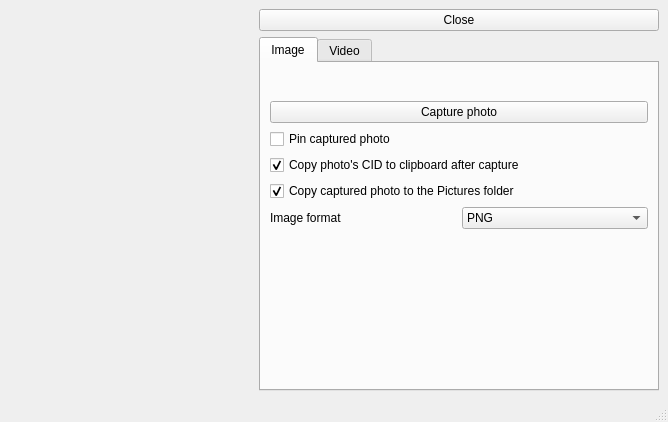
<?xml version="1.0" encoding="UTF-8"?>
<ui version="4.0">
 <class>CameraView</class>
 <widget class="QMainWindow" name="CameraView">
  <property name="geometry">
   <rect>
    <x>0</x>
    <y>0</y>
    <width>668</width>
    <height>422</height>
   </rect>
  </property>
  <property name="windowTitle">
   <string>Camera</string>
  </property>
  <widget class="QWidget" name="centralwidget">
   <layout class="QGridLayout" name="gridLayout_3">
    <item row="0" column="0" rowspan="2">
     <widget class="QStackedWidget" name="stackedWidget">
      <property name="sizePolicy">
       <sizepolicy hsizetype="Preferred" vsizetype="Preferred">
        <horstretch>1</horstretch>
        <verstretch>0</verstretch>
       </sizepolicy>
      </property>
      <property name="palette">
       <palette>
        <active>
         <colorrole role="Base">
          <brush brushstyle="SolidPattern">
           <color alpha="255">
            <red>255</red>
            <green>255</green>
            <blue>255</blue>
           </color>
          </brush>
         </colorrole>
         <colorrole role="Window">
          <brush brushstyle="SolidPattern">
           <color alpha="255">
            <red>145</red>
            <green>145</green>
            <blue>145</blue>
           </color>
          </brush>
         </colorrole>
        </active>
        <inactive>
         <colorrole role="Base">
          <brush brushstyle="SolidPattern">
           <color alpha="255">
            <red>255</red>
            <green>255</green>
            <blue>255</blue>
           </color>
          </brush>
         </colorrole>
         <colorrole role="Window">
          <brush brushstyle="SolidPattern">
           <color alpha="255">
            <red>145</red>
            <green>145</green>
            <blue>145</blue>
           </color>
          </brush>
         </colorrole>
        </inactive>
        <disabled>
         <colorrole role="Base">
          <brush brushstyle="SolidPattern">
           <color alpha="255">
            <red>145</red>
            <green>145</green>
            <blue>145</blue>
           </color>
          </brush>
         </colorrole>
         <colorrole role="Window">
          <brush brushstyle="SolidPattern">
           <color alpha="255">
            <red>145</red>
            <green>145</green>
            <blue>145</blue>
           </color>
          </brush>
         </colorrole>
        </disabled>
       </palette>
      </property>
      <property name="currentIndex">
       <number>0</number>
      </property>
      <widget class="QWidget" name="viewfinderPage">
       <layout class="QGridLayout" name="gridLayout_5">
        <item row="0" column="0">
         <widget class="QCameraViewfinder" name="viewfinder" native="true"/>
        </item>
       </layout>
      </widget>
      <widget class="QWidget" name="previewPage">
       <layout class="QGridLayout" name="gridLayout_4">
        <item row="0" column="0">
         <widget class="QLabel" name="lastImagePreviewLabel">
          <property name="sizePolicy">
           <sizepolicy hsizetype="Preferred" vsizetype="MinimumExpanding">
            <horstretch>0</horstretch>
            <verstretch>0</verstretch>
           </sizepolicy>
          </property>
          <property name="frameShape">
           <enum>QFrame::Box</enum>
          </property>
          <property name="text">
           <string/>
          </property>
         </widget>
        </item>
       </layout>
      </widget>
     </widget>
    </item>
    <item row="1" column="1" colspan="2">
     <widget class="QTabWidget" name="captureWidget">
      <property name="minimumSize">
       <size>
        <width>400</width>
        <height>0</height>
       </size>
      </property>
      <property name="currentIndex">
       <number>0</number>
      </property>
      <widget class="QWidget" name="tab_2">
       <attribute name="title">
        <string>Image</string>
       </attribute>
       <layout class="QGridLayout" name="gridLayout">
        <item row="7" column="0">
         <layout class="QVBoxLayout" name="verticalLayout"/>
        </item>
        <item row="2" column="0">
         <spacer name="verticalSpacer_3">
          <property name="orientation">
           <enum>Qt::Vertical</enum>
          </property>
          <property name="sizeType">
           <enum>QSizePolicy::Maximum</enum>
          </property>
          <property name="sizeHint" stdset="0">
           <size>
            <width>20</width>
            <height>10</height>
           </size>
          </property>
         </spacer>
        </item>
        <item row="1" column="0">
         <widget class="QPushButton" name="captureImageButton">
          <property name="text">
           <string>Capture photo</string>
          </property>
         </widget>
        </item>
        <item row="6" column="0">
         <widget class="QCheckBox" name="copyPhotoToMfs">
          <property name="text">
           <string>Copy captured photo to the Pictures folder</string>
          </property>
          <property name="checked">
           <bool>true</bool>
          </property>
         </widget>
        </item>
        <item row="8" column="0">
         <layout class="QHBoxLayout" name="horizontalLayout_3">
          <item>
           <widget class="QLabel" name="label">
            <property name="text">
             <string>Image format</string>
            </property>
           </widget>
          </item>
          <item>
           <widget class="QComboBox" name="captureImageFormat">
            <item>
             <property name="text">
              <string>PNG</string>
             </property>
            </item>
            <item>
             <property name="text">
              <string>JPEG</string>
             </property>
            </item>
           </widget>
          </item>
         </layout>
        </item>
        <item row="9" column="0">
         <spacer name="verticalSpacer_2">
          <property name="orientation">
           <enum>Qt::Vertical</enum>
          </property>
          <property name="sizeHint" stdset="0">
           <size>
            <width>20</width>
            <height>161</height>
           </size>
          </property>
         </spacer>
        </item>
        <item row="4" column="0">
         <widget class="QCheckBox" name="pinCapturedPhoto">
          <property name="text">
           <string>Pin captured photo</string>
          </property>
         </widget>
        </item>
        <item row="5" column="0">
         <widget class="QCheckBox" name="copyPhotoCidToClipboard">
          <property name="text">
           <string>Copy photo's CID to clipboard after capture</string>
          </property>
          <property name="checked">
           <bool>true</bool>
          </property>
         </widget>
        </item>
        <item row="0" column="0">
         <spacer name="verticalSpacer_5">
          <property name="orientation">
           <enum>Qt::Vertical</enum>
          </property>
          <property name="sizeType">
           <enum>QSizePolicy::Maximum</enum>
          </property>
          <property name="sizeHint" stdset="0">
           <size>
            <width>20</width>
            <height>40</height>
           </size>
          </property>
         </spacer>
        </item>
       </layout>
      </widget>
      <widget class="QWidget" name="tab">
       <attribute name="title">
        <string>Video</string>
       </attribute>
       <layout class="QGridLayout" name="gridLayout_2">
        <item row="2" column="0">
         <widget class="QPushButton" name="stopButton">
          <property name="text">
           <string>Stop</string>
          </property>
         </widget>
        </item>
        <item row="0" column="0">
         <widget class="QPushButton" name="recordButton">
          <property name="text">
           <string>Record</string>
          </property>
         </widget>
        </item>
        <item row="7" column="0">
         <spacer name="verticalSpacer">
          <property name="orientation">
           <enum>Qt::Vertical</enum>
          </property>
          <property name="sizeHint" stdset="0">
           <size>
            <width>20</width>
            <height>76</height>
           </size>
          </property>
         </spacer>
        </item>
        <item row="4" column="0">
         <layout class="QVBoxLayout" name="verticalLayout_2">
          <item>
           <widget class="QCheckBox" name="pinVideo">
            <property name="text">
             <string>Pin video</string>
            </property>
           </widget>
          </item>
          <item>
           <widget class="QCheckBox" name="copyVideoCidToClipboard">
            <property name="text">
             <string>Copy video's CID to clipboard after capture</string>
            </property>
            <property name="checked">
             <bool>true</bool>
            </property>
           </widget>
          </item>
          <item>
           <widget class="QCheckBox" name="copyVideoToMfs">
            <property name="text">
             <string>Copy video to the Videos folder</string>
            </property>
            <property name="checked">
             <bool>true</bool>
            </property>
           </widget>
          </item>
         </layout>
        </item>
        <item row="8" column="0">
         <widget class="QPushButton" name="muteButton">
          <property name="text">
           <string>Mute</string>
          </property>
          <property name="checkable">
           <bool>true</bool>
          </property>
         </widget>
        </item>
        <item row="1" column="0">
         <widget class="QPushButton" name="pauseButton">
          <property name="text">
           <string>Pause</string>
          </property>
         </widget>
        </item>
        <item row="3" column="0">
         <spacer name="verticalSpacer_4">
          <property name="orientation">
           <enum>Qt::Vertical</enum>
          </property>
          <property name="sizeType">
           <enum>QSizePolicy::Maximum</enum>
          </property>
          <property name="sizeHint" stdset="0">
           <size>
            <width>20</width>
            <height>10</height>
           </size>
          </property>
         </spacer>
        </item>
       </layout>
      </widget>
     </widget>
    </item>
    <item row="0" column="1" colspan="2">
     <widget class="QPushButton" name="closeButton">
      <property name="text">
       <string>Close</string>
      </property>
     </widget>
    </item>
   </layout>
  </widget>
  <widget class="QStatusBar" name="statusbar"/>
 </widget>
 <customwidgets>
  <customwidget>
   <class>QCameraViewfinder</class>
   <extends>QWidget</extends>
   <header>PyQt5.QtMultimediaWidgets</header>
   <container>1</container>
  </customwidget>
 </customwidgets>
 <resources/>
 <connections/>
 <slots>
  <slot>record()</slot>
  <slot>pause()</slot>
  <slot>stop()</slot>
  <slot>enablePreview(bool)</slot>
  <slot>configureCaptureSettings()</slot>
  <slot>takeImage()</slot>
  <slot>startCamera()</slot>
  <slot>toggleLock()</slot>
  <slot>setMuted(bool)</slot>
  <slot>stopCamera()</slot>
  <slot>setExposureCompensation(int)</slot>
 </slots>
</ui>
